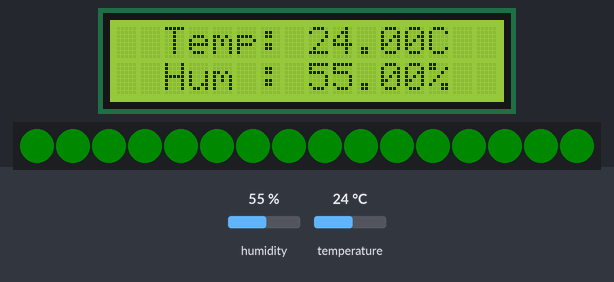
This sketch was run on a simulated Arduino Uno, built with avr-gcc and run on an emulated ATmega328P. On the bench: 16×2 character LCD, 16 RGB LEDs in strip order, left to right. The inputs (shaded band) are chosen by the test bench; at power-on: temperature 24 °C, humidity 55 %. Dim RGB values are drawn brighter than linear; what the sketch prints to the serial monitor is not drawn.

Above: at 2.5 s.
2.6 s: temperature set to 15.7 °C
At 4.6 s:
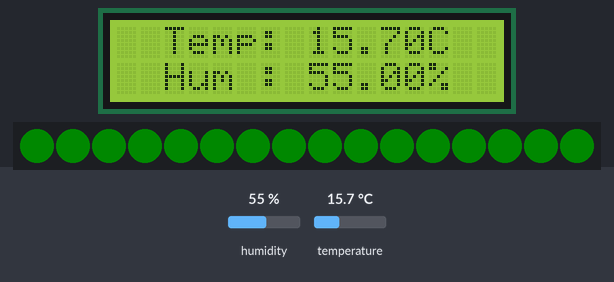
5.3 s: temperature set to 14.2 °C
At 6.3 s:
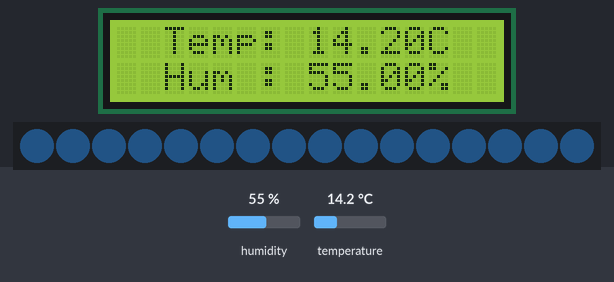
8.0 s: temperature set to 28 °C
At 10.6 s:
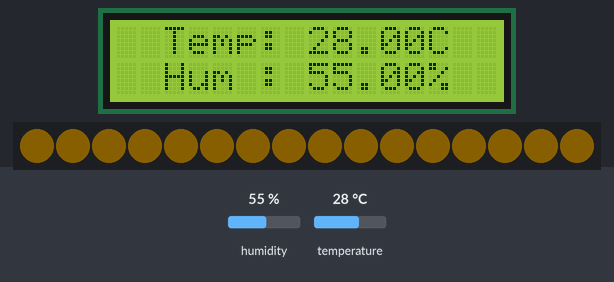
10.9 s: temperature set to 29.5 °C
At 12.6 s:
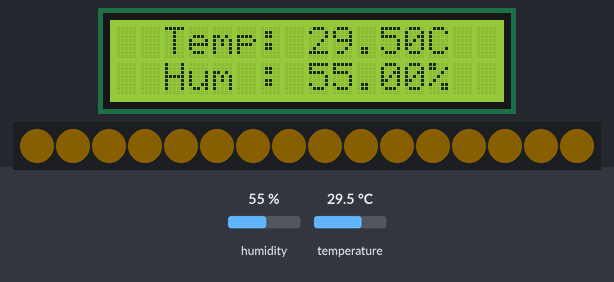
13.6 s: temperature set to 30.9 °C
At 15.9 s:
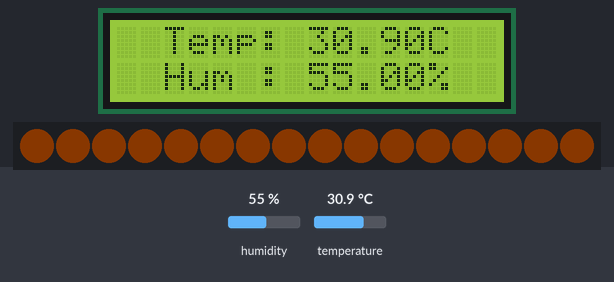
17.0 s: humidity set to 22 %
At 18.8 s:
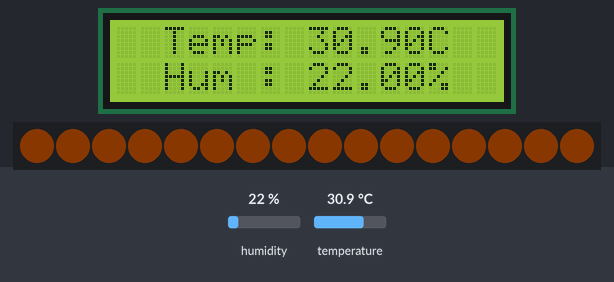
Timing chart, 0 to 20.3 s (numbered marks = the images above; inputs shaded):
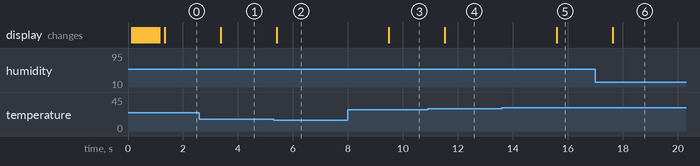

The sketch:

TemperatureIndication.ino
```cpp
#include <LiquidCrystal_I2C.h>
#include "DHT.h"
#include <FastLED.h>

#define LED_PIN     7
#define NUM_LEDS    16

CRGB leds[NUM_LEDS];
CRGB lowTempColor = CRGB(60, 137, 208);
CRGB okTempColor = CRGB(0, 255, 0);
CRGB lowWarningTempColor = CRGB(251, 177, 23);
CRGB highWarningTempColor = CRGB(248, 114, 23);
CRGB criticalTempColor = CRGB(255, 0, 0);

#define DHTPIN 2     // Digital pin connected to the DHT sensor

//#define DHTTYPE DHT11   // DHT 11
#define DHTTYPE DHT22   // DHT 22  (AM2302), AM2321
//#define DHTTYPE DHT21   // DHT 21 (AM2301)

DHT dht(DHTPIN, DHTTYPE);
LiquidCrystal_I2C lcd(0x27,16,2);

void showStartAnimation1(void){
for (int i = 0; i < 5; i++) {
       leds[i] = CRGB (0, 0, 255);
       FastLED.show();
       delay(70);
     }
  for (int i = 12; i >= 8; i--) {
       leds[i] = CRGB (0, 0, 255);
       FastLED.show();
       delay(70);
      }
  for (int i = 5; i < 8; i++) {
       leds[i] = CRGB (0, 0, 255);
       FastLED.show();
       delay(70);
     }
  for (int i = 15; i >= 13; i--) {
       leds[i] = CRGB (0, 0, 255);
       FastLED.show();
       delay(70);
      }
      delay(100);
  }


void showStartAnimation2(void){
for (int i = 0; i < 8; i++) {
       leds[i] = CRGB (0, 0, 255);
       FastLED.show();
       delay(70);
       leds[i+8] = CRGB (0, 0, 255);
       FastLED.show();
       delay(70);
     }
      delay(100);
  }


void setup() {


  FastLED.addLeds<WS2812, LED_PIN, GRB>(leds, NUM_LEDS);
  FastLED.setBrightness(10);

  lcd.init();
  lcd.clear();
  lcd.backlight();
  Serial.begin(9600);
  Serial.println(F("DHT22 test!"));

  dht.begin();

  showStartAnimation2();
}

void loop() {

    // Reading temperature or humidity takes about 250 milliseconds!
    // Sensor readings may also be up to 2 seconds 'old' (its a very slow sensor)
    float h = dht.readHumidity();
    // Read temperature as Celsius (the default)
    float t = dht.readTemperature();

    // Check if any reads failed and exit early (to try again).
    if (isnan(h) || isnan(t)) {
      Serial.println(F("Failed to read from DHT sensor!"));

      lcd.home();
      lcd.setCursor(5,0);
      lcd.print("SENSOR");
      lcd.setCursor(2,1);
      lcd.print("NOT DETECTED");

      for (int i = 0; i < 16; i++) {
        leds[i] = CRGB (255, 0, 0);
        FastLED.show();
        delay(50);
      }

      lcd.clear();
      FastLED.clear();
      delay(1000);
      return;

    }


  Serial.print(F("Humidity: "));
  Serial.print(h);
  Serial.print(F("%  Temperature: "));
  Serial.print(t);
  Serial.println(F("C"));


    // Print a message on both lines of the LCD.
  lcd.noBlink();
  lcd.noCursor();
  lcd.setCursor(2,0);
  lcd.print("Temp: ");
  lcd.setCursor(8,0);
  lcd.print(t);
  lcd.setCursor(13,0);
  lcd.print("C");

  lcd.setCursor(2,1);
  lcd.print("Hum : ");
  lcd.setCursor(8,1);
  lcd.print(h);
  lcd.setCursor(13,1);
  lcd.print("%");

     if(t < 15){
      fill_solid( leds, NUM_LEDS, lowTempColor);
       FastLED.show();
     }else if(t >= 15 && t <= 25){
      fill_solid( leds, NUM_LEDS, okTempColor);
       FastLED.show();

     }else if(t > 25 && t <= 30){
      fill_solid( leds, NUM_LEDS, lowWarningTempColor);
       FastLED.show();
     }
     else if(t > 30 && t <= 35){
      fill_solid( leds, NUM_LEDS, highWarningTempColor);
       FastLED.show();
     }
     else if(t >35){
      fill_solid( leds, NUM_LEDS, criticalTempColor);
       FastLED.show();
     }

  // Wait a few seconds between measurements.
  delay(2000);
}
```

Measured:
- the behaviour switches between 15 and 14.9 °C on temperature (found by bisection; images 1 and 2)
- the behaviour switches between 30 and 30.1 °C on temperature (found by bisection; images 4 and 5)
- after the input at 2.6 s, the display: changes after 0.77 s (image 1)
- after the input at 5.3 s, the display: changes after 0.11 s (image 2)
- after the input at 8.0 s, the display: changes after 1.5 s (image 3)
- after the input at 10.9 s, the display: changes after 0.62 s (image 4)
- after the input at 13.6 s, the display: changes after 2.0 s (image 5)
- after the input at 17.0 s, the display: changes after 0.63 s (image 6)
